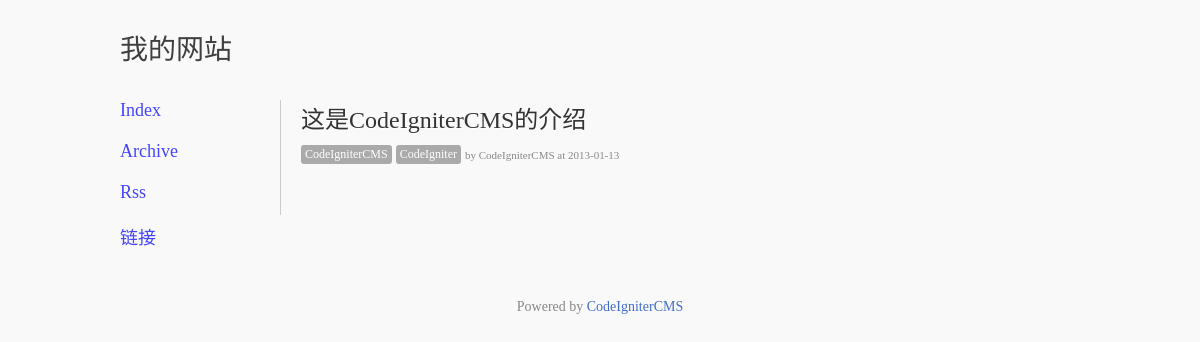
The page / on the database its author committed.
### tables this page shows
CREATE TABLE `sc_option` (
  `t_name` varchar(50) NOT NULL,
  `t_value` varchar(255) NOT NULL
);

CREATE TABLE `sc_posts` (
  `id` int(11) NOT NULL auto_increment,
  `title` varchar(100) NOT NULL,
  `content` text NOT NULL,
  `pub_time` datetime NOT NULL,
  `enable_comment` int(1) NOT NULL,
  `status` varchar(20) NOT NULL,
  `post_or_page` varchar(10) NOT NULL,
  PRIMARY KEY  (`id`)
);

CREATE TABLE `sc_tags` (
  `id` int(11) NOT NULL auto_increment,
  `pid` int(11) NOT NULL,
  `tag` varchar(50) NOT NULL,
  PRIMARY KEY  (`id`)
);

### application/controllers/Main.php (called while the page is built, shortened)
<?php if ( ! defined('BASEPATH')) exit('No direct script access allowed');
class Main extends CI_Controller {
	public function index($tag="_",$date="_",$page=0)
	{
		$page=intval($page);
		$per_page=10;
		$sql_tag="";
		$sql_date="";
		$data['tag_']=$tag;
		$data['date_']=$date;
		$query=$this->db->query("select * from sc_posts where status=? and post_or_page=? and pub_time<now() $sql_tag $sql_date order by pub_time desc limit ?,?",array(1,'post',$page,$per_page));
		$query_cnt=$this->db->query("select count(1) as cnt from sc_posts where status=? and post_or_page=? and pub_time<now() $sql_tag $sql_date",array(1,'post',$page,$per_page));
		$query_cnt_row=$query_cnt->result();
		$data['cnt']=intval($query_cnt_row[0]->cnt);
		if($data['cnt']%$per_page==0){
			$data['lastpage']=$data['cnt']-$per_page;
		}else{
			$data['lastpage']=intval($data['cnt']/$per_page)*$per_page;
		}
		$prevpage=($page-$per_page)<=0?0:($page-$per_page);
		$nextpage=($page+$per_page)>=$data['cnt']?$page:$page+$per_page;
		$data['prevpage']=$prevpage;
		$data['nextpage']=$nextpage;
		$data['page']=$page;
		$rows=$query->result();
		for($i=0;$i<count($rows);$i++){
			$id=$rows[$i]->id;
			$query_tags=$this->db->query("select * from sc_tags where pid=?",array($id));
			$rows_tags=$query_tags->result();
			$rows[$i]->tags=$rows_tags;
		}
		$data['list']=$rows;
		$query=$this->db->query("select * from sc_option where t_name='site_name' or t_name='site_description'");
		$result=$query->result();
		foreach($result as $item){
			if($item->t_name=="site_name"){
				$data['keywords']=$item->t_value;
			}else if($item->t_name=="site_description"){
				$data['description']=$item->t_value;
			}
		}
		$query=$this->db->query("select * from sc_option where t_name='site_username'");
		$result=$query->result();
		$data['site_username']=$result[0]->t_value;
		$this->load->view("index",$data);
	}
}

### index.php (called while the page is built, shortened)
<?php
require_once BASEPATH.'core/CodeIgniter.php';

### application/views/index.php (the view, shortened to what this page needs)
<?php $this->load->view("index_header");?>
			<div class="left a22" style="width:770px;">
				<div>
					<?php for($i=0;$i<count($list);$i++):?>
					<div class="index_title textalignleft">
						<a href="<?=site_url()?>/main/detail/<?=$list[$i]->id?>"><?=$list[$i]->title?></a>
					</div>
					<div class="a23">
						<?php for($j=0;$j<count($list[$i]->tags);$j++):
									$tags=$list[$i]->tags;
						?>
						<div class="link_button_2 left"><a href="<?=site_url()?>/main/index/<?=$tags[$j]->tag?>/_"><?=$tags[$j]->tag?></a></div>
						<?php endfor;?>
						<div class="left a24">by <?=$site_username?> at <?php echo substr($list[$i]->pub_time,0,10);?></div>
					</div>
					<?php endfor;?>
				</div>
				<div class="a12">
				</div>
			</div>

### application/views/index_header.php (shortened to what this page needs)
<?php
$query=$this->db->query("select * from sc_option where t_name='site_name'");
$rows=$query->result();
$site_name=$rows[0]->t_value;
$query_page=$this->db->query("select * from sc_posts where status=1 and post_or_page='page'");
$query_page_rows=$query_page->result();
?>
<!DOCTYPE html>
<html lang="en">
<head>
	<link rel="stylesheet" type="text/css" href="http://127.0.0.1:8089/simplecms/css/style.css">
</head>
<body>
<div class="textaligncenter">
	<div class="a14" style="width:960px;">
		<div class="a20 textalignleft" style="font-size:28px;">
			<a href="<?=site_url()?>"><?=$site_name?></a>
		</div>
		<div>
			<div class="left textalignleft a21" >
				<div class="navbar"><a href="<?=site_url()?>"><?=$this->lang->line("index")?></a></div>
				<div class="navbar"><a href="<?=site_url()?>/main/archive"><?=$this->lang->line("archive")?></a></div>
				<div class="navbar"><a href="<?=site_url()?>/main/rss"><?=$this->lang->line("rss")?></a></div>
				<?php foreach($query_page_rows as $row):?>
				<div class="navbar"><a href="<?=site_url()?>/main/detail/<?=$row->id?>"><?=$row->title?></a></div>
				<?php endforeach;?>
			</div>

### css/style.css (style rules this page uses)
body { margin: 0; padding: 0; background: #F9F9F9; }
a { text-decoration: none; }
.link_button_2 { background:#aaa; padding: 2px 4px 2px 4px; font-size: 12px; margin-right: 4px; border-radius: 3px 3px 3px 3px; }
.link_button_2 a { color:#FFF; }
.a12 { padding-top:20px;font-size:16px; }
.a14 { width:900px;margin:auto auto; }
.a20 { height:100px;line-height:100px;font-size:24px; }
.a20 a { color:#3f3f3f; }
.a21 { width:150px;padding-right:10px; }
.a22 { border-left:1px solid #ccc;padding-left:20px; }
.a23 { padding-bottom:30px; }
.a24 { font-size:11px;color:#888;line-height:20px; }
.left { float:left; }
.textaligncenter { text-align:center; }
.textalignleft { text-align: left; }
.index_title { font-weight: normal; font-size: 24px; color: #333; text-shadow: 0 1px 0 white; margin: 0; padding: 0 0 10px 0; }
.index_title a { color: #333; }
.navbar a { color: #44F; font-size: 18px; display: block; padding-bottom: 20px; }

### rows shown on the page
sc_option: t_value "我的网站"
sc_posts: title "链接"
sc_posts: title "这是CodeIgniterCMS的介绍", site_username "CodeIgniterCMS", pub_time "2013-01-13"
sc_tags: tag "CodeIgniterCMS"
sc_tags: tag "CodeIgniter"

### other values the page prints
$this->lang->line("index") "Index"
$this->lang->line("archive") "Archive"
$this->lang->line("rss") "Rss"
